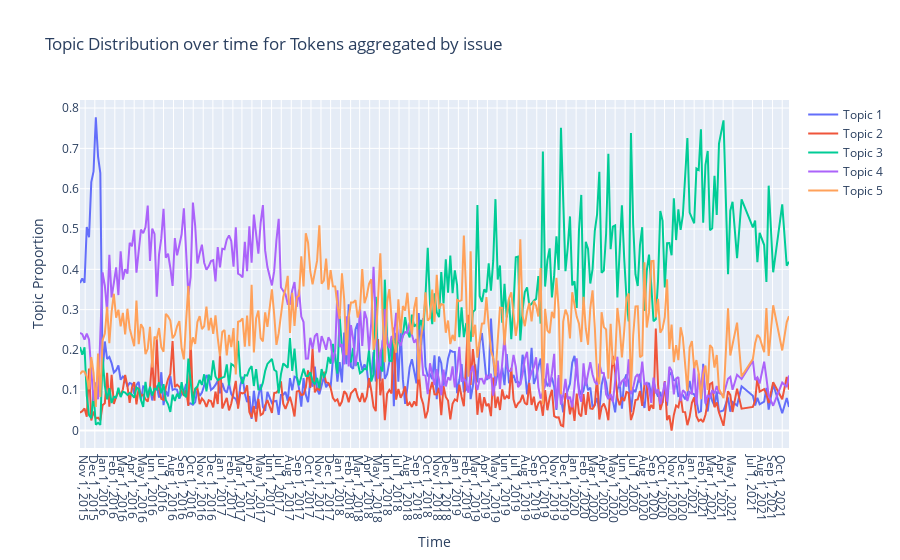

The code cell stored with this chart in its notebook:
### Code cell
fig = go.Figure()
for i in range(1,6):
    fig.add_trace(go.Scatter(x=df_by_issue['date'], y=df_by_issue[str(i)],
                             mode='lines',
                             name='Topic ' + str(i)))
fig.update_layout(title='Topic Distribution over time for Tokens aggregated by issue',
                  xaxis = dict(title='Time',
                            tick0 = df_by_month['date'].iloc[0],
                            tickvals = df_by_month['date'],
                            dtick = 1
                            #ticktext = df_by_month['date']
                            ),
                  yaxis_title='Topic Proportion')
fig.write_html("plotly_topic_distr_issuewise.html")
fig.show()

### Figure 1 — Plotly figure (JSON) as saved in the notebook; plotly's stock layout.template omitted (floating-point values rounded to 4 significant figures; data arrays with more than 128 entries replaced by an {"elided": "..."} marker saying what was removed)
{"data": [{"mode": "lines", "name": "Topic 1", "type": "scatter", "x": {"elided": "300 str values"}, "y": {"elided": "300 float values"}}, {"mode": "lines", "name": "Topic 2", "type": "scatter", "x": {"elided": "300 str values"}, "y": {"elided": "300 float values"}}, {"mode": "lines", "name": "Topic 3", "type": "scatter", "x": {"elided": "300 str values"}, "y": {"elided": "300 float values"}}, {"mode": "lines", "name": "Topic 4", "type": "scatter", "x": {"elided": "300 str values"}, "y": {"elided": "300 float values"}}, {"mode": "lines", "name": "Topic 5", "type": "scatter", "x": {"elided": "300 str values"}, "y": {"elided": "300 float values"}}], "layout": {"title": {"text": "Topic Distribution over time for Tokens aggregated by issue"}, "xaxis": {"dtick": 1, "tick0": "2015-10-01T00:00:00", "tickvals": ["2015-10-01T00:00:00", "2015-11-01T00:00:00", "2015-12-01T00:00:00", "2016-01-01T00:00:00", "2016-02-01T00:00:00", "2016-03-01T00:00:00", "2016-04-01T00:00:00", "2016-05-01T00:00:00", "2016-06-01T00:00:00", "2016-07-01T00:00:00", "2016-08-01T00:00:00", "2016-09-01T00:00:00", "2016-10-01T00:00:00", "2016-11-01T00:00:00", "2016-12-01T00:00:00", "2017-01-01T00:00:00", "2017-02-01T00:00:00", "2017-03-01T00:00:00", "2017-04-01T00:00:00", "2017-05-01T00:00:00", "2017-06-01T00:00:00", "2017-07-01T00:00:00", "2017-08-01T00:00:00", "2017-09-01T00:00:00", "2017-10-01T00:00:00", "2017-11-01T00:00:00", "2017-12-01T00:00:00", "2018-01-01T00:00:00", "2018-02-01T00:00:00", "2018-03-01T00:00:00", "2018-04-01T00:00:00", "2018-05-01T00:00:00", "2018-06-01T00:00:00", "2018-07-01T00:00:00", "2018-08-01T00:00:00", "2018-09-01T00:00:00", "2018-10-01T00:00:00", "2018-11-01T00:00:00", "2018-12-01T00:00:00", "2019-01-01T00:00:00", "2019-02-01T00:00:00", "2019-03-01T00:00:00", "2019-04-01T00:00:00", "2019-05-01T00:00:00", "2019-06-01T00:00:00", "2019-07-01T00:00:00", "2019-08-01T00:00:00", "2019-09-01T00:00:00", "2019-10-01T00:00:00", "2019-11-01T00:00:00", "2019-12-01T00:00:00", "2020-01-01T00:00:00", "2020-02-01T00:00:00", "2020-03-01T00:00:00", "2020-04-01T00:00:00", "2020-05-01T00:00:00", "2020-06-01T00:00:00", "2020-07-01T00:00:00", "2020-08-01T00:00:00", "2020-09-01T00:00:00", "2020-10-01T00:00:00", "2020-11-01T00:00:00", "2020-12-01T00:00:00", "2021-01-01T00:00:00", "2021-02-01T00:00:00", "2021-03-01T00:00:00", "2021-04-01T00:00:00", "2021-05-01T00:00:00", "2021-07-01T00:00:00", "2021-08-01T00:00:00", "2021-09-01T00:00:00", "2021-10-01T00:00:00"], "title": {"text": "Time"}}, "yaxis": {"title": {"text": "Topic Proportion"}}}}
